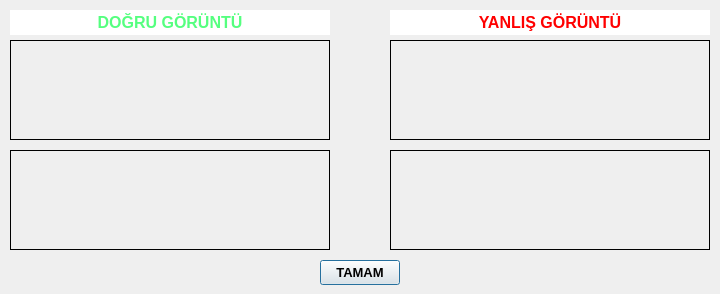
<?xml version="1.0" encoding="UTF-8"?>
<ui version="4.0">
 <class>sampleDialog</class>
 <widget class="QDialog" name="sampleDialog">
  <property name="windowModality">
   <enum>Qt::WindowModal</enum>
  </property>
  <property name="geometry">
   <rect>
    <x>0</x>
    <y>0</y>
    <width>720</width>
    <height>294</height>
   </rect>
  </property>
  <property name="windowTitle">
   <string>Örnek Görüntüler</string>
  </property>
  <property name="windowIcon">
   <iconset resource="icons.qrc">
    <normaloff>:/resources/Weather-icon.png</normaloff>:/resources/Weather-icon.png</iconset>
  </property>
  <widget class="QLabel" name="labelMonoCorrect">
   <property name="geometry">
    <rect>
     <x>10</x>
     <y>40</y>
     <width>320</width>
     <height>100</height>
    </rect>
   </property>
   <property name="frameShape">
    <enum>QFrame::Box</enum>
   </property>
   <property name="text">
    <string/>
   </property>
   <property name="pixmap">
    <pixmap resource="icons.qrc">:/pixmaps/resources/good_mono.jpg</pixmap>
   </property>
  </widget>
  <widget class="QLabel" name="labelAnalyzeCorrect">
   <property name="geometry">
    <rect>
     <x>10</x>
     <y>150</y>
     <width>320</width>
     <height>100</height>
    </rect>
   </property>
   <property name="frameShape">
    <enum>QFrame::Box</enum>
   </property>
   <property name="text">
    <string/>
   </property>
   <property name="pixmap">
    <pixmap resource="icons.qrc">:/pixmaps/resources/good_corner.jpg</pixmap>
   </property>
  </widget>
  <widget class="QLabel" name="labelMonoWrong">
   <property name="geometry">
    <rect>
     <x>390</x>
     <y>40</y>
     <width>320</width>
     <height>100</height>
    </rect>
   </property>
   <property name="frameShape">
    <enum>QFrame::Box</enum>
   </property>
   <property name="text">
    <string/>
   </property>
   <property name="pixmap">
    <pixmap resource="icons.qrc">:/pixmaps/resources/bad_mono.jpg</pixmap>
   </property>
  </widget>
  <widget class="QLabel" name="labelAnalyzeWrong">
   <property name="geometry">
    <rect>
     <x>390</x>
     <y>150</y>
     <width>320</width>
     <height>100</height>
    </rect>
   </property>
   <property name="frameShape">
    <enum>QFrame::Box</enum>
   </property>
   <property name="text">
    <string/>
   </property>
   <property name="pixmap">
    <pixmap resource="icons.qrc">:/pixmaps/resources/bad_corner.jpg</pixmap>
   </property>
  </widget>
  <widget class="QPushButton" name="pushButton">
   <property name="geometry">
    <rect>
     <x>320</x>
     <y>260</y>
     <width>80</width>
     <height>25</height>
    </rect>
   </property>
   <property name="font">
    <font>
     <family>Arial</family>
     <pointsize>10</pointsize>
     <weight>75</weight>
     <bold>true</bold>
    </font>
   </property>
   <property name="text">
    <string>TAMAM</string>
   </property>
  </widget>
  <widget class="QLabel" name="label">
   <property name="geometry">
    <rect>
     <x>10</x>
     <y>10</y>
     <width>320</width>
     <height>25</height>
    </rect>
   </property>
   <property name="font">
    <font>
     <family>Arial</family>
     <pointsize>12</pointsize>
     <weight>75</weight>
     <bold>true</bold>
    </font>
   </property>
   <property name="styleSheet">
    <string notr="true">color: rgb(85, 255, 127);
background-color: rgb(255, 255, 255);</string>
   </property>
   <property name="text">
    <string>DOĞRU GÖRÜNTÜ</string>
   </property>
   <property name="alignment">
    <set>Qt::AlignCenter</set>
   </property>
  </widget>
  <widget class="QLabel" name="label_2">
   <property name="geometry">
    <rect>
     <x>390</x>
     <y>10</y>
     <width>320</width>
     <height>25</height>
    </rect>
   </property>
   <property name="font">
    <font>
     <family>Arial</family>
     <pointsize>12</pointsize>
     <weight>75</weight>
     <bold>true</bold>
    </font>
   </property>
   <property name="styleSheet">
    <string notr="true">background-color: rgb(255, 255, 255);
color: rgb(255, 0, 0);</string>
   </property>
   <property name="text">
    <string>YANLIŞ GÖRÜNTÜ</string>
   </property>
   <property name="alignment">
    <set>Qt::AlignCenter</set>
   </property>
  </widget>
 </widget>
 <resources>
  <include location="icons.qrc"/>
 </resources>
 <connections>
  <connection>
   <sender>pushButton</sender>
   <signal>clicked()</signal>
   <receiver>sampleDialog</receiver>
   <slot>close()</slot>
   <hints>
    <hint type="sourcelabel">
     <x>388</x>
     <y>265</y>
    </hint>
    <hint type="destinationlabel">
     <x>424</x>
     <y>265</y>
    </hint>
   </hints>
  </connection>
 </connections>
</ui>
